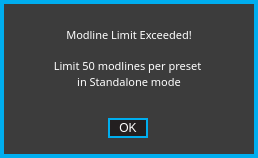
<?xml version="1.0" encoding="UTF-8"?>
<ui version="4.0">
 <class>ModlineWarningForm</class>
 <widget class="QWidget" name="ModlineWarningForm">
  <property name="geometry">
   <rect>
    <x>0</x>
    <y>0</y>
    <width>258</width>
    <height>158</height>
   </rect>
  </property>
  <property name="windowTitle">
   <string>Form</string>
  </property>
  <property name="styleSheet">
   <string notr="true">QWidget
{
	background:		rgba(35,31,32,255);
	border: 4px solid rgba(0,174,239,255);
}  

QWidget:hover
{
	/*border:				3px solid rgb(0, 126, 126)*/
}        

/*-------QFrame-------*/
QFrame
{
	background: rgb(60, 60, 60);
}

/* ---------- QLabels ------------*/
QLabel
{
	background:	rgba(0,0,0,0);
	color: 				white;
	font: 				10pt &quot;Futura-Normal&quot;;
	border:			none;
}

QLabel:hover
{
	border:	none;
}

/*---------- QPushButton ---------*/
QPushButton
{
	border: 2px solid rgba(0,174,239,255);
	font: 10pt &quot;Futura-Normal&quot;;
	color: white;
}

QPushButton:pressed
{
	border: 2px solid white;
	font: 10pt &quot;Futura-Normal&quot;;
	background: rgba(0,174,239,255);
	color: white;
}
</string>
  </property>
  <widget class="QFrame" name="warningFrame">
   <property name="geometry">
    <rect>
     <x>0</x>
     <y>0</y>
     <width>258</width>
     <height>158</height>
    </rect>
   </property>
   <property name="focusPolicy">
    <enum>Qt::NoFocus</enum>
   </property>
   <property name="styleSheet">
    <string notr="true"/>
   </property>
   <property name="frameShape">
    <enum>QFrame::StyledPanel</enum>
   </property>
   <property name="frameShadow">
    <enum>QFrame::Raised</enum>
   </property>
   <widget class="QFrame" name="warningSubFrame">
    <property name="geometry">
     <rect>
      <x>8</x>
      <y>8</y>
      <width>242</width>
      <height>142</height>
     </rect>
    </property>
    <property name="focusPolicy">
     <enum>Qt::NoFocus</enum>
    </property>
    <property name="styleSheet">
     <string notr="true">QFrame 
{
background: none;
border:none;
}
</string>
    </property>
    <property name="frameShape">
     <enum>QFrame::StyledPanel</enum>
    </property>
    <property name="frameShadow">
     <enum>QFrame::Raised</enum>
    </property>
    <widget class="QLabel" name="label">
     <property name="geometry">
      <rect>
       <x>8</x>
       <y>2</y>
       <width>226</width>
       <height>98</height>
      </rect>
     </property>
     <property name="font">
      <font>
       <family>Futura-Normal</family>
       <pointsize>10</pointsize>
       <weight>50</weight>
       <italic>false</italic>
       <bold>false</bold>
      </font>
     </property>
     <property name="text">
      <string>&lt;!DOCTYPE HTML PUBLIC &quot;-//W3C//DTD HTML 4.0//EN&quot; &quot;http://www.w3.org/TR/REC-html40/strict.dtd&quot;&gt;
&lt;html&gt;&lt;head&gt;&lt;meta name=&quot;qrichtext&quot; content=&quot;1&quot; /&gt;&lt;style type=&quot;text/css&quot;&gt;
p, li { white-space: pre-wrap; }
&lt;/style&gt;&lt;/head&gt;&lt;body style=&quot; font-family:'MS Shell Dlg 2'; font-size:8.25pt; font-weight:400; font-style:normal;&quot;&gt;
&lt;p style=&quot; margin-top:0px; margin-bottom:0px; margin-left:0px; margin-right:0px; -qt-block-indent:0; text-indent:0px;&quot;&gt;&lt;span style=&quot; font-size:8pt;&quot;&gt;Modline Limit Exceeded!&lt;/span&gt;&lt;/p&gt;
&lt;p style=&quot; margin-top:0px; margin-bottom:0px; margin-left:0px; margin-right:0px; -qt-block-indent:0; text-indent:0px;&quot;&gt;&lt;span style=&quot; font-size:8pt;&quot;&gt;&lt;br /&gt;Limit 50 modlines per preset &lt;/span&gt;&lt;/p&gt;
&lt;p style=&quot; margin-top:0px; margin-bottom:0px; margin-left:0px; margin-right:0px; -qt-block-indent:0; text-indent:0px;&quot;&gt;&lt;span style=&quot; font-size:8pt;&quot;&gt;in Standalone mode&lt;/span&gt;&lt;/p&gt;&lt;/body&gt;&lt;/html&gt;</string>
     </property>
     <property name="alignment">
      <set>Qt::AlignCenter</set>
     </property>
     <property name="wordWrap">
      <bool>true</bool>
     </property>
    </widget>
    <widget class="QPushButton" name="ok">
     <property name="geometry">
      <rect>
       <x>100</x>
       <y>110</y>
       <width>40</width>
       <height>20</height>
      </rect>
     </property>
     <property name="focusPolicy">
      <enum>Qt::NoFocus</enum>
     </property>
     <property name="styleSheet">
      <string notr="true"/>
     </property>
     <property name="text">
      <string>OK</string>
     </property>
    </widget>
   </widget>
  </widget>
 </widget>
 <resources/>
 <connections/>
</ui>
